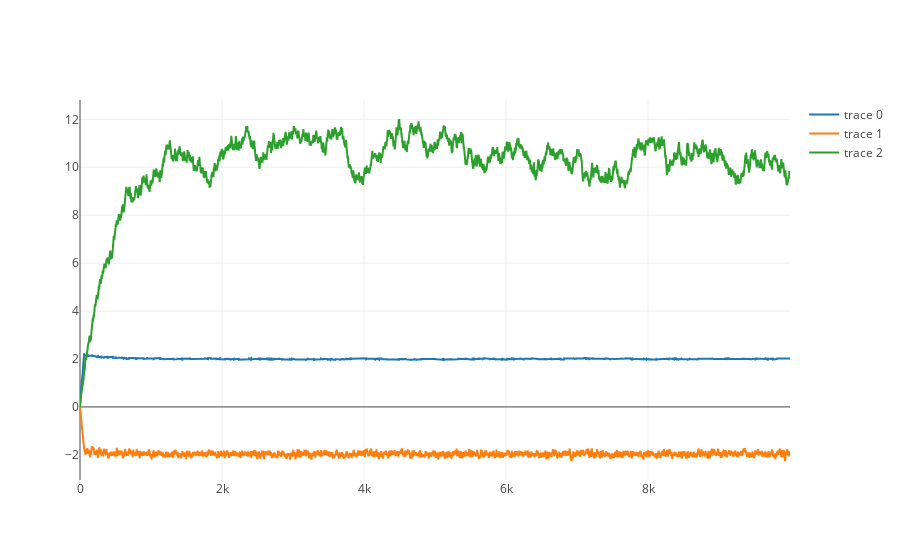

The cell this chart's notebook holds for it:
### Code cell
var initialParam = [{a:0,b:0,c:0}]
var updator = {
    a:{
        max:Infinity,
        min:-Infinity,
        val:0.1
    },
    b:{
        max:Infinity,
        min:-Infinity,
        val:0.1
    },
    c:{
        max:Infinity,
        min:-Infinity,
        val:0.1
    }
}
var constrain = {};


var mcmc = new MCMC(200).initialize(initialParam,updator, constrain)
mcmc.setObserved(data, error)
mcmc.setModel(model)


var res = mcmc.samplingAndFormat(10000)

Plotly([
    {
        y:res.parameter[0].a
    },
    {
        y:res.parameter[0].b
    },
    {
        y:res.parameter[0].c
    }
])

### Figure 1 — Plotly figure (JSON) as saved in the notebook; plotly's stock layout.template omitted (floating-point values rounded to 4 significant figures; data arrays with more than 128 entries replaced by an {"elided": "..."} marker saying what was removed)
{"data": [{"uid": "1375f2", "y": {"elided": "10000 float values"}}, {"uid": "6b495f", "y": {"elided": "10000 float values"}}, {"uid": "0eb0be", "y": {"elided": "10000 float values"}}], "layout": {}}
